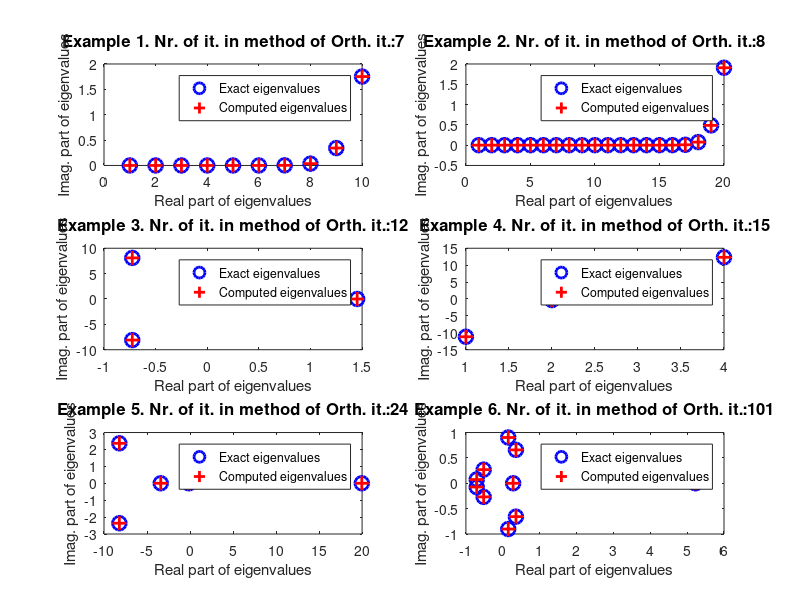

This figure's MATLAB source:
% --------------------------------------------------------
% Rajiv Harlalka 20MA20073
% Implements method of Orthogonal Iteration.
% --------------------------------------------------------
clc
clear all
close all
eps = 1e-07;
fig = figure;
N=10;
for i =1:6
if(i==1)
n=N;
A=hilb(N);
elseif (i==2)
n=20;
A=hilb(20);
elseif (i ==3)
% Largest eigenvalue is complex
n =3;
A =[0 -5 2; 6 0 -12; 1 3 0];
elseif (i==4)
% Matrix has four real eigenvalues
n =4;
A=[3,7,8,9;5,-7,4,-7;1,-1,1,-1;9,3,2,5];
elseif (i==5)
n =5;
%
A=[3,7,8,9,12;5,-7,4,-7,8;1,1,-1,1,-1;4,3,2,1,7;9,3,2,5,4];
elseif (i==6)
n=N;
A= rand(N,N);
end
lambda0= inf(n,1);
count = 1;
iter =1;
% get exact eigenvalues in sorted order
exact_lambda = sort(eig(A));
%********************************************************
%%% Method of orthogonal iteration
Q = eye(n);
for k = 1:100
Y = A*Q;
[Q,R] = qr(Y);
% end
T=Q'*A*Q;
%end
%*********************************************
% Find eigenvalues from Real Schur block     *
%*********************************************
j =2; count =1;
eigs = zeros(1,n);
while (j <=n)
%real eigenvalues
if(abs(T(j,j-1)) < 1e-3)
eigs(j-1) =T(j -1,j -1);
count= j -1;
else
% Complex eigenvalues
eigs(j-1: j)= eig(T(j -1:j,j -1:j));
count =j;
j=j +1;
end
j=j +1;
end
if(count < length(eigs))
eigs(n)=T(n,n);
end
%*******************************
computed_lambda = sort(eigs);
computed_lambda = computed_lambda';
if(norm(abs(computed_lambda - lambda0 ))<eps )
break ;
end
lambda0 = computed_lambda ;
iter = iter + 1;
end
%***************************************
str =['Comp. eig.:' num2str(computed_lambda')];
str=[str, ', Ex. eig.:' num2str(exact_lambda',2)];
str_xlabel = ['Example ',num2str(i), ...
'. Nr. of it. in method of Orth. it.:', num2str(iter)];
subplot (3,2,i)
plot (exact_lambda,'o b','LineWidth',2,'Markersize',10)
hold on
plot (computed_lambda,'+ r','LineWidth',2, 'Markersize',10)
% xlabel(str, 'fontsize',10)
xlabel('Real part of eigenvalues');
ylabel('Imag. part of eigenvalues');
exact_lambda
computed_lambda
legend('Exact eigenvalues','Computed eigenvalues')
title(str_xlabel,'fontsize',12)
end